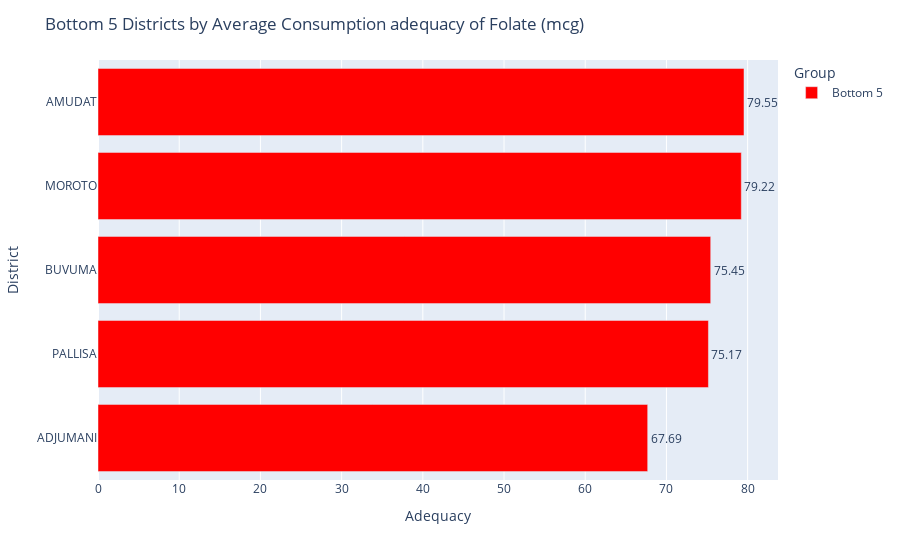

Write notebook code for a chart like this one.
### Markdown cell above
### Folate

### Code cell
nutrient =    "Average Consumption adequacy of Folate (mcg)"
bottom5 = merged_nutrients.nsmallest(5, nutrient)
bottom5["Group"] = "Bottom 5"

# Horizontal bar chart
fig = px.bar(
    bottom5,
    x=nutrient,
    y="district",
    color="Group",
    text=nutrient,
    orientation="h",
     color_discrete_map={
         "Bottom 5": "red"
          }
)

fig.update_traces(textposition="outside")
fig.update_layout(
    title=f"Bottom 5 Districts by {nutrient}",
    xaxis_title="Adequacy",
    yaxis_title="District",
    yaxis=dict(categoryorder="total ascending")
)

fig.show()

### Figure 1 — Plotly figure (JSON) as saved in the notebook; plotly's stock layout.template omitted (floating-point values rounded to 4 significant figures)
{"data": [{"hovertemplate": "Group=Bottom 5<br>Average Consumption adequacy of Folate (mcg)=%{text}<br>district=%{y}<extra></extra>", "legendgroup": "Bottom 5", "marker": {"color": "red", "pattern": {"shape": ""}}, "name": "Bottom 5", "orientation": "h", "showlegend": true, "text": [67.69, 75.17, 75.45, 79.22, 79.55], "textposition": "outside", "type": "bar", "x": [67.69, 75.17, 75.45, 79.22, 79.55], "xaxis": "x", "y": ["ADJUMANI", "PALLISA", "BUVUMA", "MOROTO", "AMUDAT"], "yaxis": "y"}], "layout": {"barmode": "relative", "legend": {"title": {"text": "Group"}, "tracegroupgap": 0}, "margin": {"t": 60}, "title": {"text": "Bottom 5 Districts by Average Consumption adequacy of Folate (mcg)"}, "xaxis": {"anchor": "y", "domain": [0, 1], "title": {"text": "Adequacy"}}, "yaxis": {"anchor": "x", "categoryorder": "total ascending", "domain": [0, 1], "title": {"text": "District"}}}}
